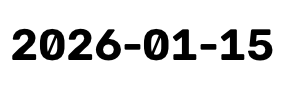
#> input picture test_ocr.png, 300 x 100 px
$ python -i blank_page_detector.py   (imports and definitions only)
#> lines starting #> are read from the running program, lines starting #| are printed output that depends on the picture; after the words box and inside, x2 and y2 are one past the last pixel; in counts of white or black regions, pixels touching at a corner belong together
#> further down, picture is the input picture: shape (100, 300, 3); min 0, max 255, mean 223.8
"""
Blank Page Detector Module
Detects whether a scanned document page is blank (back side with no content).
Uses 15% border crop + center-region adaptive threshold analysis.
Bias toward "needs_review" over auto-blank — false blank loses real documents.
"""

import cv2
import numpy as np
from typing import Dict, Any, Optional


def detect_blank_page(
    image: np.ndarray,
    debug: bool = False
) -> Dict[str, Any]:
    """
    Blank page detection using center-region adaptive threshold.

    1. Crop 15% border (removes scanner bed background)
    2. Analyze center region with adaptive threshold (handles paper texture)
    3. Blank if center has low ink AND few components

    Returns:
        dict: is_blank (True/False/"needs_review"), confidence, reason
    """
#> called with debug = False
    default_metrics = {"white_ratio": 0, "content_area": 0, "edge_ratio": 0, "std_dev": 0, "num_components": 0, "ink_ratio": 0, "text_bands": 0}

    try:
        if image is None or image.size == 0:
            return {"is_blank": "needs_review", "confidence": 0, "reason": "Image is empty or invalid", **({"metrics": default_metrics} if debug else {})}

        h, w = image.shape[:2]
#> h = 100; w = 300
        if h < 50 or w < 50:
            return {"is_blank": "needs_review", "confidence": 0, "reason": "Image too small", **({"metrics": default_metrics} if debug else {})}

        # Step 1: Crop 15% border (removes scanner bed)
        margin = int(min(h, w) * 0.15)
#> margin = 15
        if margin < 10:
            margin = int(min(h, w) * 0.08)
        cropped = image[margin:h - margin, margin:w - margin]
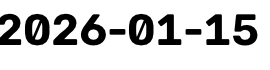
#> cropped: shape (70, 270, 3); min 0, max 255, mean 205.8
        ch, cw = cropped.shape[:2]
#> ch = 70; cw = 270

        gray = cv2.cvtColor(cropped, cv2.COLOR_BGR2GRAY) if len(cropped.shape) == 3 else cropped.copy()

        # Step 2: Full-image metrics (for logging only)
        blurred_full = cv2.GaussianBlur(gray, (5, 5), 0)
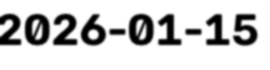
#> blurred_full: shape (70, 270); min 0, max 255, mean 205.8
        _, thresh_full = cv2.threshold(blurred_full, 0, 255, cv2.THRESH_BINARY + cv2.THRESH_OTSU)
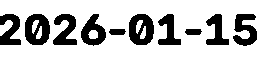
#> thresh_full: shape (70, 270); 79.8% white; 10 black regions, largest, box (x1, y1, x2, y2) and area: (25, 14, 50, 45) 552, (129, 14, 154, 45) 552, (233, 14, 257, 46) 471
        total_pixels = thresh_full.size
#> total_pixels = 18900
        white_ratio = cv2.countNonZero(thresh_full) / total_pixels
#> white_ratio = 0.798
        std_dev = float(np.std(gray))
#> std_dev = 97.51

        # Step 3: Center region analysis (adaptive threshold)
        center_margin = int(min(ch, cw) * 0.1)
#> center_margin = 7
        if center_margin < 5:
            center_margin = 0
        if center_margin > 0:
            center = gray[center_margin:ch - center_margin, center_margin:cw - center_margin]
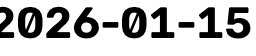
#> center: shape (56, 256); min 0, max 255, mean 192.5
        else:
            center = gray
        center_total = center.size
#> center_total = 14336

        if center_total == 0:
            return {"is_blank": "needs_review", "confidence": 0, "reason": "Center region empty", **({"metrics": default_metrics} if debug else {})}

        # Adaptive threshold on center (handles paper texture, avoids Otsu splitting)
        center_blur = cv2.medianBlur(center, 5)
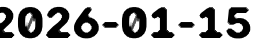
#> center_blur: shape (56, 256); min 0, max 255, mean 193.2
        center_inv = cv2.adaptiveThreshold(
            center_blur, 255, cv2.ADAPTIVE_THRESH_GAUSSIAN_C, cv2.THRESH_BINARY_INV, 21, 4
        )
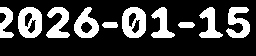
#> center_inv: shape (56, 256); 24.6% white; 10 white regions, largest, box (x1, y1, x2, y2) and area: (18, 7, 42, 38) 524, (122, 7, 146, 38) 524, (226, 7, 250, 38) 447
        center_ink = np.count_nonzero(center_inv)
#> center_ink = 3526
        center_ink_ratio = (center_ink / center_total) * 100.0
#> center_ink_ratio = 24.6
        center_white_ratio = 1.0 - (center_ink / center_total)
#> center_white_ratio = 0.754

        # Count significant components from adaptive result
        center_num_labels, _, center_stats, _ = cv2.connectedComponentsWithStats(center_inv, connectivity=8)
#> center_num_labels = 11; center_stats = [[0, 0, 256, 56, 10810], [0, 7, 14, 31, 276], [18, 7, 24, 31, 524], [46, 7, 24, 31, 428], [74, 7, 25, 31, 423], [122, 7, 24, 31, 524], [151, 7, 24, 31, 364], [199, 7, 24, 31, 363], [226, 7, 24, 31, 447], [102, 22, 16, 6, 87], [178, 22, 17, 6, 90]]
        center_min_area = center_total * 0.001
#> center_min_area = 14.34
        center_components = sum(1 for i in range(1, center_num_labels) if center_stats[i, cv2.CC_STAT_AREA] >= center_min_area)
#> center_components = 10

        metrics = {
            "white_ratio": round(white_ratio, 4),
            "content_area": 0,
            "edge_ratio": 0,
            "std_dev": round(std_dev, 2),
            "num_components": center_components,
            "ink_ratio": round(center_ink_ratio, 2),
            "text_bands": 0,
        }
#> metrics = {'white_ratio': 0.798, 'content_area': 0, 'edge_ratio': 0, 'std_dev': 97.51, 'num_components': 10, 'ink_ratio': 24.6, 'text_bands': 0}

        # ---- DECISION LOGIC ----

        # Clearly has content: center has BOTH significant components AND ink
        if (center_components >= 3 and center_ink_ratio > 2.0):
            confidence = min(95, 70 + center_components * 3)
#> confidence = 95
            result = {
                "is_blank": False,
                "confidence": confidence,
                "reason": f"Content: {center_components} regions, ink {center_ink_ratio:.1f}%, {white_ratio*100:.1f}% white",
            }
            if debug:
                result["metrics"] = metrics
            return result

        # Very blank: center has no ink and no significant components
        if (center_white_ratio >= 0.95 and center_components == 0 and center_ink_ratio < 1.0):
            confidence = min(95, int(center_white_ratio * 100))
            result = {
                "is_blank": True,
                "confidence": confidence,
                "reason": f"Blank: center ink {center_ink_ratio:.1f}%, {center_components} regions, {white_ratio*100:.1f}% white",
            }
            if debug:
                result["metrics"] = metrics
            return result

        # Likely blank: low ink, few components
        if (center_white_ratio > 0.90 and center_components <= 1 and center_ink_ratio < 2.0):
            confidence = min(85, int(60 + center_white_ratio * 20))
            result = {
                "is_blank": True,
                "confidence": confidence,
                "reason": f"Likely blank: center ink {center_ink_ratio:.1f}%, {center_components} regions, {white_ratio*100:.1f}% white",
            }
            if debug:
                result["metrics"] = metrics
            return result

        # Borderline — needs review
        confidence = int(50 + (center_white_ratio - 0.80) * 100)
        confidence = max(10, min(80, confidence))
        result = {
            "is_blank": "needs_review",
            "confidence": confidence,
            "reason": f"Ambiguous: center ink {center_ink_ratio:.1f}%, {center_components} regions, {white_ratio*100:.1f}% white, std {std_dev:.1f}",
        }
        if debug:
            result["metrics"] = metrics
        return result

    except Exception as e:
        return {"is_blank": "needs_review", "confidence": 0, "reason": f"Analysis failed: {str(e)}", **({"metrics": default_metrics} if debug else {})}


def detect_blank_page_batch(images: list, debug: bool = False) -> Dict[int, Dict[str, Any]]:
    """Analyzes multiple page images from a single document."""
    return {i: detect_blank_page(img, debug=debug) for i, img in enumerate(images)}


def is_entirely_blank(images: list) -> bool:
    """Checks if ALL pages in a document are blank."""
    if not images:
        return True
    return all(detect_blank_page(img)["is_blank"] is True for img in images)

>>> import cv2
>>> picture = cv2.imread('test_ocr.png')
>>> result = detect_blank_page(picture)
#> result = 3 items
